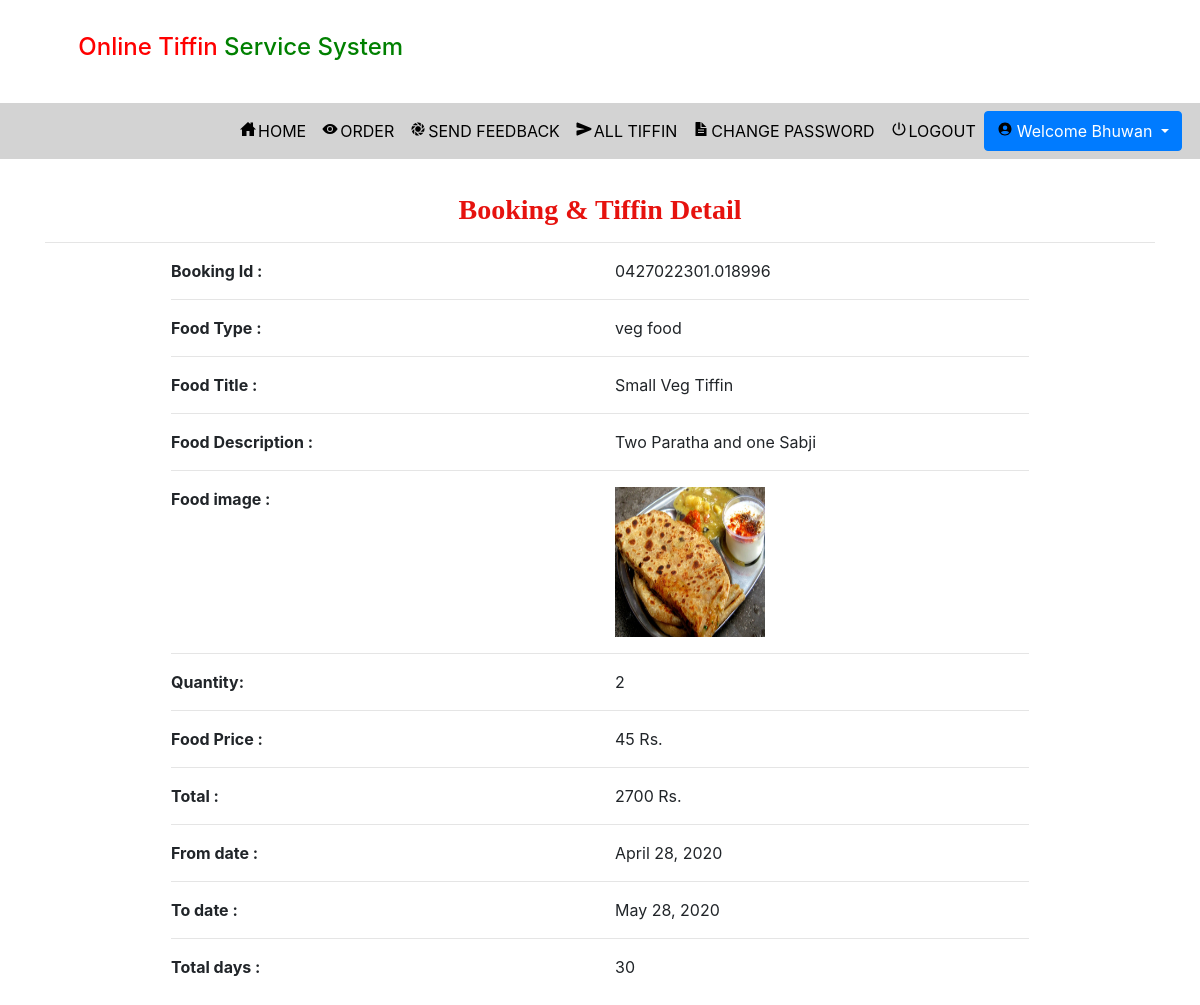
Screenshot of /user_booking_detail/1 (signed in) with the database file from the repository.
### tiffin/models.py (models this page shows, shortened)
class Booking(models.Model):
    book_id = models.CharField(max_length=500,null=True)
    status = models.ForeignKey(Status,on_delete=models.CASCADE,null=True)
    signup = models.ForeignKey(Signup,on_delete=models.CASCADE,null=True)
    food = models.ForeignKey(Food,on_delete=models.CASCADE,null=True)
    order_date = models.DateField(null=True)
    time = models.TimeField(null=True)
    from_date = models.DateField(null=True)
    to_date = models.DateField(null=True)
    quantity  = models.IntegerField(null=True)
    day1 = models.IntegerField(null=True)
    address= models.CharField(max_length=100,null=True)
    city= models.CharField(max_length=100,null=True)
    total = models.IntegerField(null=True)

class Food(models.Model):
    food_name = models.CharField(max_length=100,null=True)
    title = models.CharField(max_length=30,null=True)
    price = models.IntegerField(null=True)
    food_detail = models.CharField(max_length=200,null=True)
    image = models.FileField(null=True)

### tiffin/views.py (the view)
# urls.py: path('user_booking_detail/<int:pid>', User_Booking_detail, name="user_booking_detail"),
def User_Booking_detail(request,pid):
    if not request.user.is_authenticated:
        return redirect('login_user')
    pro = Booking.objects.get(id=pid)
    d = {'pro':pro,'book_id':pid}
    return render(request,'user_booking_detail.html',d)

### tiffin/templates/user_booking_detail.html (shortened to what this page needs)
{% extends 'navigation.html' %}
{% load static %}
{% block body %}
<div class="container">
    <h3 style = "font-family : 'Monotype Corsiva' ; color : #E6120E ; font-weight : bold;margin-top:3%" align="center">Booking & Tiffin Detail</h3><hr>
<div  class="container-fluid" style="width:80%;margin-bottom:5%">
    <div class="row">
        <div class="col-md-6">
            <strong>Booking Id :</strong>
        </div>
        <div class="col-md-6">
            {{pro.book_id}}
        </div>
     </div><hr>
<div class="row">
        <div class="col-md-6">
            <strong>Food Type :</strong>
        </div>
        <div class="col-md-6">
            {{pro.food.food_name}}
        </div>
     </div><hr>
    <div class="row">
        <div class="col-md-6">
            <strong>Food Title :</strong>
        </div>
        <div class="col-md-6">
            {{pro.food.title}}
        </div>
     </div><hr>
    <div class="row">
        <div class="col-md-6">
            <strong>Food Description :</strong>
        </div>
        <div class="col-md-6">
            {{pro.food.food_detail}}
        </div>
     </div><hr>
    <div class="row">
        <div class="col-md-6">
            <strong>Food image :</strong>
        </div>
        <div class="col-md-6">
            <img src="{{pro.food.image.url}}" style="width:150px;height:150px">
        </div>
    </div><hr><div class="row">
        <div class="col-md-6">
            <strong> Quantity:</strong>
        </div>
        <div class="col-md-6">
            {{pro.quantity}}
        </div>
     </div><hr><div class="row">
        <div class="col-md-6">
            <strong>Food Price :</strong>
        </div>
        <div class="col-md-6">
            {{pro.food.price}} Rs.
        </div>
    </div><hr>
    <div class="row">
        <div class="col-md-6">
            <strong>Total :</strong>
        </div>
        <div class="col-md-6">
            {{pro.total}} Rs.
        </div>
    </div><hr>
    <div class="row">
        <div class="col-md-6">
            <strong>From date :</strong>
        </div>
        <div class="col-md-6">
            {{pro.from_date}}
        </div>
     </div><hr><div class="row">
        <div class="col-md-6">
            <strong>To date :</strong>
        </div>
        <div class="col-md-6">
            {{pro.to_date}}
        </div>
    </div><hr><div class="row">
        <div class="col-md-6">
            <strong>Total days :</strong>
        </div>
        <div class="col-md-6">
            {{pro.day1}}
        </div>
     </div>
</div>
</div>
{% endblock %}

### tiffin/templates/navigation.html (shortened to what this page needs)
<!DOCTYPE html>
<html lang="en">
<head>
    {% load static %}
     <link rel="stylesheet" href="https://maxcdn.bootstrapcdn.com/bootstrap/4.0.0/css/bootstrap.min.css">
  <link rel = stylesheet href = "//cdn.datatables.net/1.10.19/css/jquery.dataTables.min.css">
<link rel="stylesheet" href="https://cdnjs.cloudflare.com/ajax/libs/font-awesome/4.7.0/css/font-awesome.min.css">
</head>
<body>
<div class="container">
    <h4 style="padding:3%"><span style="color:red">Online Tiffin</span> <span style="color:green">Service System</span></h4>
</div>
<nav class="navbar navbar-expand-sm" style="background-color:lightgrey">
  <ul class="navbar-nav">
    {% if request.user.username %}
    {% if not request.user.is_staff %}
   <li class="nav-item">
      <a class="nav-link" href="{% url 'home' %}" style="color:black;margin-left:200px"><ion-icon style="margin-right:2px" name="home-sharp"></ion-icon>HOME</a>
    </li>
    <li class="nav-item">
      <a class="nav-link" href="{% url 'view_booking' %}" style="color:black"><ion-icon style="margin-right:2px" name="eye"></ion-icon>ORDER</a>
    </li>
    <li class="nav-item">
      <a class="nav-link" href="{% url 'send_feedback' %}" style="color:black"><ion-icon style="margin-right:2px" name="aperture"></ion-icon>SEND FEEDBACK</a>
    </li>
    <li class="nav-item">
      <a class="nav-link" href="{% url 'view_all_food' %}" style="color:black"><ion-icon style="margin-right:2px" name="send"></ion-icon>ALL TIFFIN</a>
    </li>
    <li class="nav-item">
      <a class="nav-link" href="{% url 'change_password' %}" style="color:black"><ion-icon style="margin-right:2px" name="document-text-sharp"></ion-icon>CHANGE PASSWORD</a>
    </li>
    {% endif %}
    {% endif %}
    {% if request.user.is_authenticated %}
    <a class="nav-link" href="{% url 'logout' %}" style="color:black"><ion-icon style="margin-right:2px" name="power-sharp"></ion-icon>LOGOUT</a>
    {% if not request.user.is_staff %}
      <div class="btn-group">
  <button type="button" class="btn btn-primary dropdown-toggle" data-toggle="dropdown" aria-haspopup="true" aria-expanded="false">
    <ion-icon style="margin-right:4px;color:black" name="person-circle-sharp"></ion-icon>Welcome {{request.user.first_name}}
  </button>
</div>
    {% else %}
    <li class="nav-item">
      <h5  class="nav-link" style="color:red"><ion-icon style="margin-right:4px;color:white" name="person-circle-sharp"></ion-icon>Welcome {{request.user.username}}</h5>
    </li>
    {% endif %}
    {% endif %}
    </ul>
</nav>
{% block body %}
{% endblock %}
</body></html>

### tiffin/templates/navigation.html (style rules this page uses)
* { box-sizing: border-box; }

### rows the page displays
Booking: book_id "0427022301.018996", food.food_name "veg food", food "Small Veg Tiffin", food.food_detail "Two Paratha and one Sabji", food.image (picture), quantity "2", food.price "45", total "2700", from_date "April 28, 2020", to_date "May 28, 2020", day1 "30"

### other values shown
{{ request.user.first_name }} "Bhuwan"
